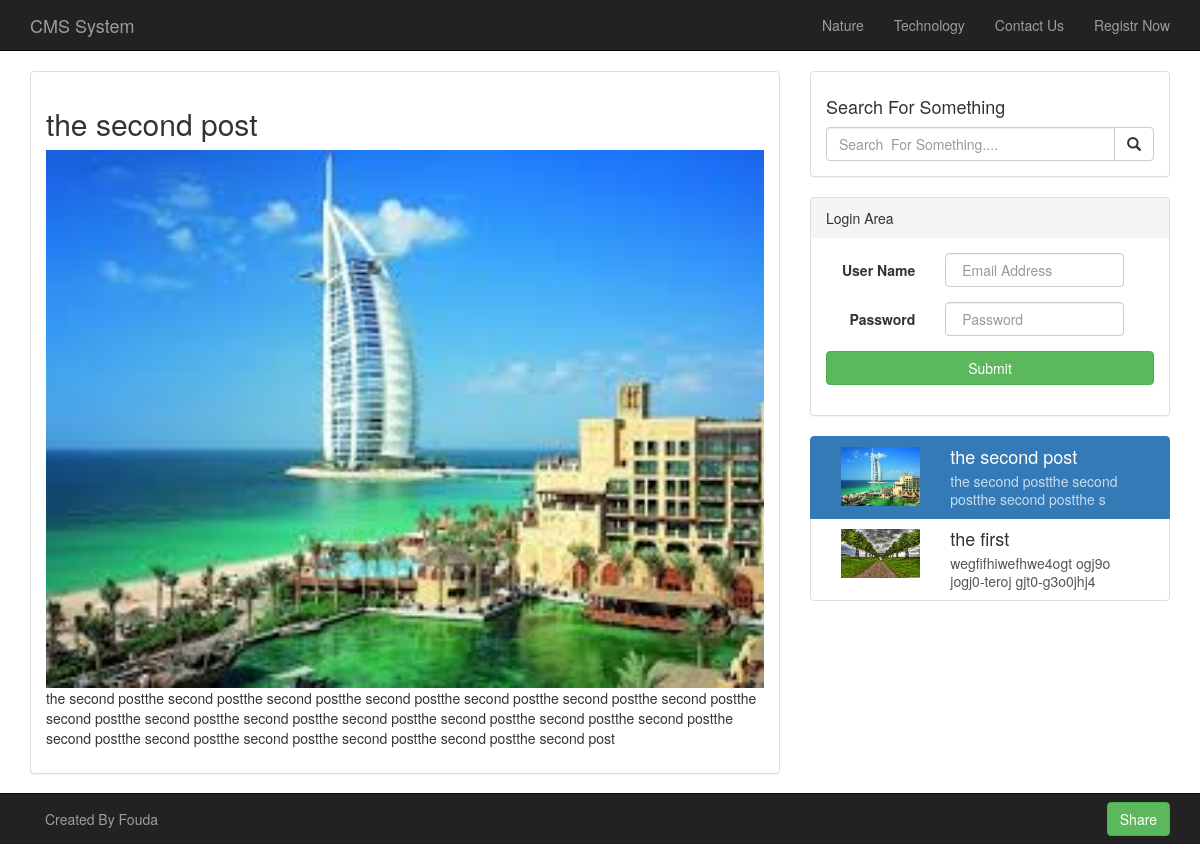
Page /post.php?post_id=3 on the committed database.
### tables this page shows
CREATE TABLE `category` (
  `c_id` int(11) NOT NULL,
  `category_name` text NOT NULL
);

CREATE TABLE `posts` (
  `id` int(11) NOT NULL,
  `title` text NOT NULL,
  `description` text NOT NULL,
  `image` text NOT NULL,
  `category` text NOT NULL,
  `status` text NOT NULL,
  `date` timestamp NOT NULL DEFAULT CURRENT_TIMESTAMP ON UPDATE CURRENT_TIMESTAMP,
  `author` text NOT NULL
);

### post.php (the view, shortened to what this page needs)
<?php include 'includes/db.php';?>
<!DOCTYPE html>
<html>
	<head>
		<link rel="stylesheet" href="bootstrap/css/bootstrap.css">
	</head>
	<body>
		<?php include 'includes/header.php';?>
		<div class="container">
			<article class="row">
				<section class="col-lg-8">
					<?php
					if(isset($_GET['post_id'])){
						$sel_sql = "SELECT * FROM posts WHERE id = '$_GET[post_id]'";
						$run_sql = mysqli_query($conn,$sel_sql);
						while($rows = mysqli_fetch_assoc($run_sql)){
							echo '
								<div class="panel panel-default">
									<div class="panel-body">
										<div class="panel-header">
											<h2>'.$rows['title'].'</h2>
										</div>
										<img src="'.$rows['image'].'" width="100%">
										<p>'.$rows['description'].'</p>
									</div>
								</div>
							';
						}
					} else {
						echo '<div class="alert alert-danger">No Post You&apos;ve selected to Show!<a href="index.php">Click Here</a> to Select a Post</div>';
					}
					?>
				</section>
				<?php include 'includes/sidebar.php';?>
			</article>
		</div>
		<div style="width:50px;height:50px;"></div>
		<?php include 'includes/footer.php';?>
	</body>
</html>

### includes/header.php
<header class="navbar navbar-inverse navbar-static-top" >
			<div class="container">
				<a href="index.php" class="navbar-brand">CMS System</a>
				<ul class="nav navbar-nav navbar-right">
					<?php
						$sel_cat = "SELECT * FROM category";
						$run_cat = mysqli_query($conn,$sel_cat);
						while($rows = mysqli_fetch_assoc($run_cat)){
							if(isset($_GET['cat_name'])){
								if($_GET['cat_name'] == $rows['category_name']){
								$class = 'active';
								} else {
									$class = '';
								}
							}else {
								$class='';
							}
							if($rows['category_name'] == 'home'){
								if($_SERVER['PHP_SELF'] == '/php/cms/index.php'){
									echo '<li class="active"><a href="index.php">'.ucfirst($rows['category_name']).'</a>';
								} else {
									echo '<li class=""><a href="index.php">'.ucfirst($rows['category_name']).'</a>';
								}
							}else {
								echo '<li class="'.$class.'"><a href="menu.php?cat_id='.$rows['c_id'].'">'.ucfirst($rows['category_name']).'</a></li>';
							}
						}
					?>
					<li><a href="contact.php">Contact Us</a></li>
					<li><a href="registration.php">Registr Now</a></li>
				</ul>
			</div>
		</header>

### includes/sidebar.php
<aside class="col-lg-4">
					<form class="panel-group form-horizontal" action="search.php" role="form">
						<div class="panel panel-default">
							<div class="panel-body">
								<div class="panel-header">
									<h4>Search For Something</h4>
								</div>
								<div class="input-group">
									<input type="search" name="search" class="form-control" placeholder="Search  For Something....">
									<div class="input-group-btn">
										<button class="btn btn-default" name="search_submit" type="submit"><i class="glyphicon glyphicon-search"></i></button>
									</div>
								</div>
							</div>
						</div>
					</form>
					<form class="panel-group form-horizontal" role="form" action="accounts/login.php" method="post">
						<div class="panel panel-default">
							<div class="panel-heading">Login Area</div>
							<div class="panel-body">
								<div class="form-group">
									<label for="username" class="control-label col-sm-4">User Name</label>
									<div class="col-sm-7">
										<input type="text" id="username" placeholder=" Email Address" name="user_name" class="form-control">
									</div>
								</div>
								<div class="form-group">
									<label for="password" class="control-label col-sm-4">Password</label>
									<div class="col-sm-7">
										<input type="password" id="password" class="form-control" name="password" placeholder=" Password">
									</div>
								</div>
								<div class="form-group">
									<div class="col-sm-12">
										<input type="submit" class="btn btn-success btn-block" name="submit_login">
									</div>
								</div>
							</div>
						</div>
					</form>
					<div class="list-group">
						<?php
							$sel_side = "SELECT * FROM posts WHERE status = 'published' ORDER BY id DESC LIMIT 6";
							$run_side = mysqli_query($conn,$sel_side);
							while($rows = mysqli_fetch_assoc($run_side)){
								if(isset($_GET['post_id'])){
									if($_GET['post_id'] == $rows['id']){
										$class='active';
									}else {
										$class='';
									}
								}else {
									$class='';
								}
								echo '
								<a href="post.php?post_id='.$rows['id'].'" class="list-group-item '.$class.'">
									<div class="col-sm-4">
										<img src="'.$rows['image'].'" width="100%">
									</div>
									<div class="col-sm-8">
										<h4 class="list-group-item-heading">'.$rows['title'].'</h4>
										<p class="list-group-item-text">'.substr($rows['description'],0,50).'</p>
									</div>
									<div style="clear:both;"></div>
								</a>
								';
							}
						?>
					</div>
				</aside>

### rows in the picture
category: category_name "Nature"
category: category_name "Technology"
posts: title "the second post", image (picture), description "the second postthe second postthe second postthe second postthe second postthe second postthe second postthe second postthe second postthe second postthe second postthe second postthe second postthe second postthe second postthe second postthe second postthe second postthe second postthe second post", description "the second postthe second postthe second postthe s"
posts: image (picture), title "the first", description "wegfifhiwefhwe4ogt ogj9o jogj0-teroj gjt0-g3o0jhj4"
